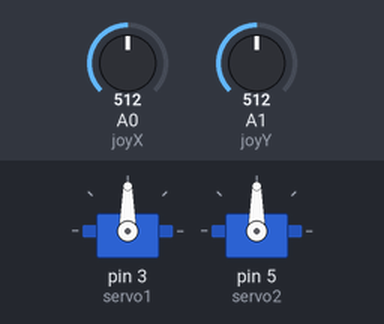
The sketch below on a simulated Arduino Uno, built with avr-gcc and run on an emulated ATmega328P. On the bench: 2 × servo. The inputs (shaded band) are chosen by the test bench; at power-on: A0 (joyX) = 512, A1 (joyY) = 512.

Above: at 1.2 s.
1.3 s: A0 (joyX) set to 716
At 1.7 s:
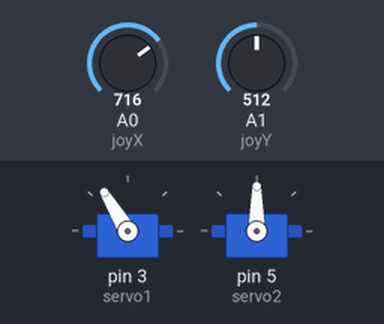
2.8 s: A1 (joyY) set to 716
At 4.0 s:
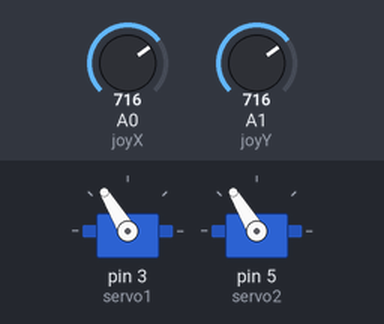
4.3 s: A0 (joyX) set to 900
At 5.3 s:
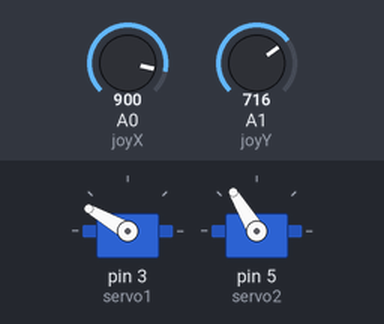
5.8 s: A1 (joyY) set to 900
At 6.4 s:
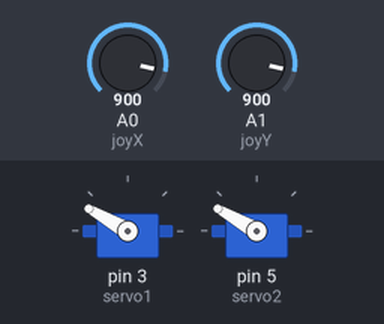
7.3 s: A0 (joyX) set to 1023
At 7.6 s:
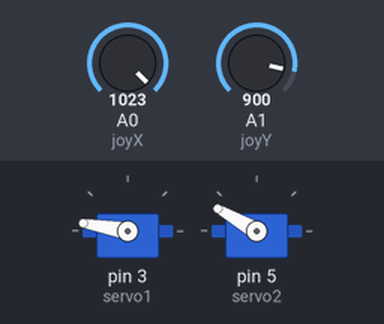
8.8 s: A1 (joyY) set to 1023
At 9.9 s:
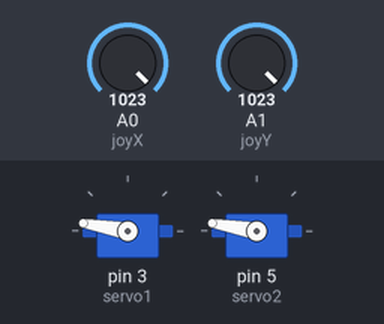
Timing chart, 0 to 11.3 s (numbered marks = the images above; inputs shaded):
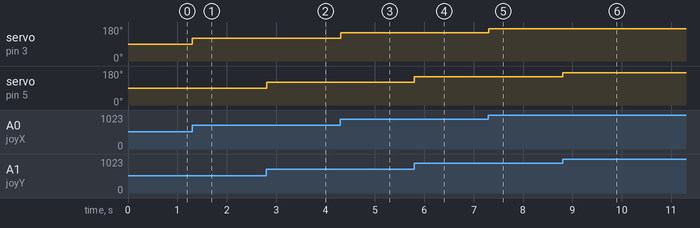

Measured:
- after the input at 1.3 s, servo on pin 3 (servo1): 90° → 121° at once
- after the input at 2.8 s, servo on pin 5 (servo2): 90° → 121° at once
- after the input at 4.3 s, servo on pin 3 (servo1): 121° → 150° at once
- after the input at 5.8 s, servo on pin 5 (servo2): 121° → 150° at once
- after the input at 7.3 s, servo on pin 3 (servo1): 150° → 170° at once
- after the input at 8.8 s, servo on pin 5 (servo2): 150° → 170° at once

The sketch:

JOYSTICK_CODE.ino
```cpp
#include <Servo.h>
Servo myServo1;
Servo myServo2;
int servo1 = 3;
int servo2 = 5;
int joyX = 0;
int joyY = 1;

void setup(){
  myServo1.attach(servo1);
  myServo2.attach(servo2);
}

void loop(){
  int valX = analogRead(joyX);
  int valY = analogRead(joyY);
  valX = map(valX, 0, 1023, 10, 170);
  valY = map(valY, 0, 1023, 10, 170);
  myServo1.write(valX);
  myServo2.write(valY);
  delay(5);
}
```
